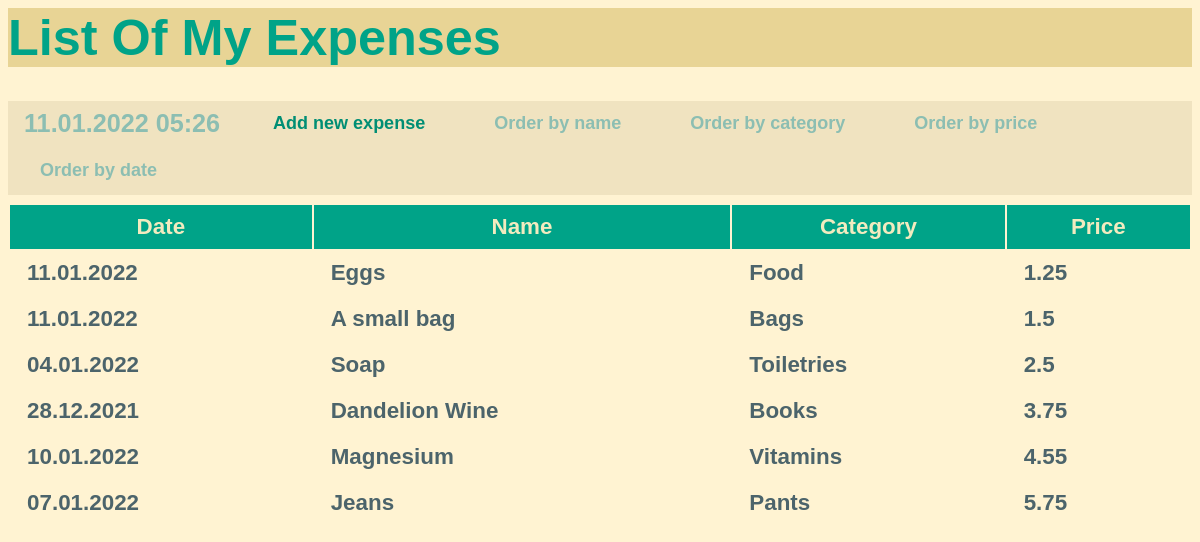
The page /by-price on the database its author committed.
### expenses/models.py (models this page shows, shortened)
class Expense(models.Model):
    name = models.CharField(max_length=200)
    category = models.CharField(max_length=200)
    price = models.FloatField()
    date = models.DateTimeField(default=timezone.now())
    description = models.TextField(default=None, blank=True, null=True)

### expenses/views.py (the view)
class ExpenseOrderByPrice(ListView):
    model = Expense
    queryset = Expense.objects.all().order_by("price")

### expenses/templates/expenses/expense_list.html
{% extends "expenses/base.html" %}
{% block content %}
    <article class="header-buttons">
    <h2 class="mark">{% now "d.m.Y H:i" %}</em></h2>
    <a href="{% url 'expense-create' %}"><button class="add-button">Add new expense</button></a>
    <a href="{% url 'expense-order-by-name' %}"><button class="order-button">Order by name</button></a>
    <a href="{% url 'expense-order-by-category' %}"><button class="order-button">Order by category</button></a>
    <a href="{% url 'expense-order-by-price' %}"><button class="order-button">Order by price</button></a>
    <a href="{% url 'expense-order-by-date' %}"><button class="order-button">Order by date</button></a>
    </article>
    <article>
        <table>
            <thead>
                 <tr>
                     <th>
                        <h2>Date</h2>
                    </th>
                    <th>
                        <h2>Name</h2>
                    </th>
                    <th>
                        <h2>Category</h2>
                    </th>
                    <th>
                        <h2>Price</h2>
                    </th>
                 </tr>
            </thead>
            <tbody>
            {% for expense in expense_list %}
                <tr>
                    <td>
                        <h3 class="{{ expense.date|date:'l' }}">
                            {{ expense.date|date:'d.m.Y' }}
                        </h3>
                    </td>
                    <td>
                        <h3>
                            <a href="{% url 'expense-detail' expense.id %}" class="custom-link">
                                {{ expense.name }}
                            </a>
                        </h3>
                    </td>
                    <td>
                        <h3>
                            <a href="{% url 'expense-detail' expense.id %}" class="custom-link">
                                {{ expense.category }}
                            </a>
                        </h3>
                    </td>
                    <td>
                        <h3>
                            <a href="{% url 'expense-detail' expense.id %}" class="custom-link">
                                {{ expense.price }}
                            </a>
                        </h3>
                    </td>
                </tr>
            {% endfor %}
            </tbody>
        </table>
    </article>
{% endblock %}

### expenses/static/css/expense_tracker.css (style rules this page uses)
* { box-sizing: border-box; }
body { font-family: sans-serif; font-size: 18px; }
a { color: inherit; }
h2, h3 { font-size: 1.4em; margin: 0; display: inline-block; padding: 0.5rem 1rem; vertical-align: top; }
h2 { background-color: aquamarine; }
.header-buttons { background: #F0E3C0; }
.mark { background-color: inherit; color: #8CBEB2; }
article { margin-bottom: 0.5rem; }
button, textarea, input { font-size: inherit; min-height: 2.5em; padding: 0 1rem; }
button, input[type="submit"] { margin: 0 1rem 2px 1rem; cursor: pointer; font-weight: bold; min-width: 8rem; }
table { width: 100%; }
table thead { background: #00A388; }
table thead h2 { background-color: #00A388; color: #F2EBBF; }
table tbody { color: #39403B; color: #4C646B; }
.custom-link { text-decoration: none; }
.order-button { background: inherit; border: none; color: #8CBEB2; }
.add-button { border: none; background: inherit; color: #008E74; }
.custom-body { background: #FFF3D2; }

### rows shown on the page
Expense: date "11.01.2022", name "Eggs", category "Food", price "1.25"
Expense: date "11.01.2022", name "A small bag", category "Bags", price "1.5"
Expense: date "04.01.2022", name "Soap", category "Toiletries", price "2.5"
Expense: date "28.12.2021", name "Dandelion Wine", category "Books", price "3.75"
Expense: date "10.01.2022", name "Magnesium", category "Vitamins", price "4.55"
Expense: date "07.01.2022", name "Jeans", category "Pants", price "5.75"
